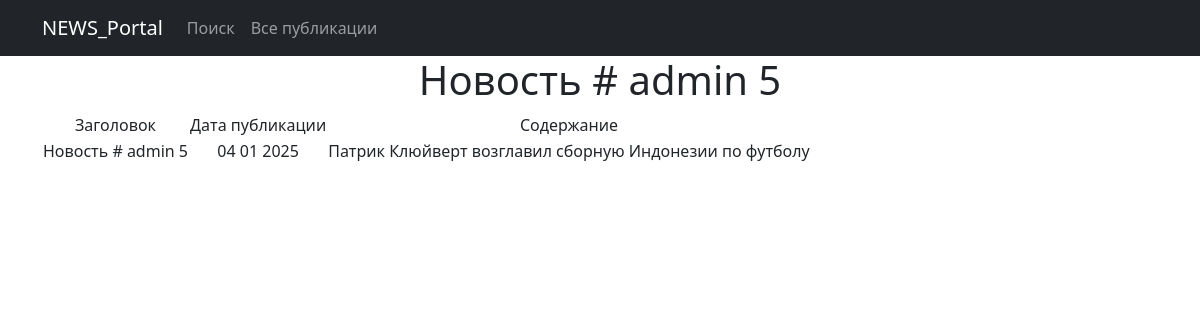
/post/33/, run on an earlier commit of the app's database.
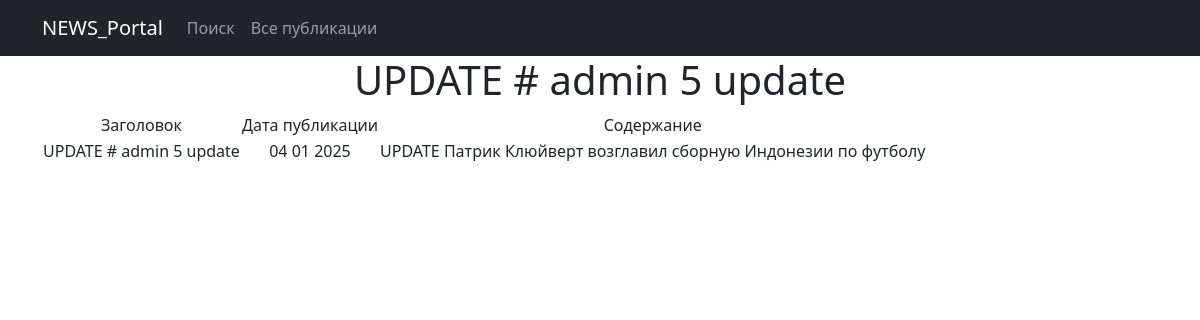
And on a later commit of the database.
### new_portal/models.py (models this page shows, shortened)
class Post(models.Model):
    author = models.ForeignKey(Author, on_delete=models.CASCADE)  # 'связь один ко многим' с моделью Author
    choice_type = models.CharField(max_length=2, choices=POST_TYPE_CHOICES, default='AR')  # Выбор типа сообщения
    time_in = models.DateTimeField(auto_now_add=True)  # автоматическое добавление даты и времени при создании поста
    categories = models.ManyToManyField(Category, through='PostCategory')  # 'связь многие ко многим' через PostCategory
    title = models.CharField(max_length=128)
    content = models.TextField()
    rating = models.IntegerField(default=0)

### new_portal/views.py (the view)
# urls.py: path('<int:pk>/', PostDetail.as_view(), name='post_detail'),
class PostDetail(DetailView):
    model = Post
    template_name = 'post_id.html'
    context_object_name = 'post_id'  # имя для обращения в шаблоне

### new_portal/templatetags/censor_filters.py (called while the page is built)
@register.filter()  # декоратор, регистрирует функцию как фильтр (для применения его в шаблонах)
def censor(text):
    for el in BAD_WORDS:  # перебор списка слов и замена на *, при совпадении
        pattern = re.compile(r'\b{}\b'.format(el), re.IGNORECASE)
        censored_word = el[0] + '*' * (len(el) - 1)
        text = re.sub(pattern, censored_word, text)
    return text

### new_portal/templates/post_id.html (shortened to what this page needs)
{% extends 'flatpages/default.html' %}
{% load censor_filters %}
{% block content %}
<h1>{{ post_id.title }}</h1>
{% if post_id %}
        <table>
            <tr>
                <td>Заголовок</td>
                <td>Дата публикации</td>
                <td>Содержание</td>
            </tr>
            <tr>
                <td>{{ post_id.title|censor }}</td>
                <td>{{ post_id.time_in|date:'d m Y' }}</td>
                <td>{{ post_id.content|censor}}</td>
            </tr>
        </table>
    {% endif %}
{% endblock content %}

### templates/flatpages/default.html (shortened to what this page needs)
<!DOCTYPE html>
<html lang="en">
    <head>
        {% load static %}
        <link href="{% static 'css/styles.css' %}" rel="stylesheet" />
    </head>
    <body>
        <nav class="navbar navbar-expand-lg navbar-dark bg-dark static-top">
            <div class="container">
                <a class="navbar-brand" href="#">NEWS_Portal</a>
                <div class="collapse navbar-collapse" id="navbarResponsive">
                    <ul class="navbar-nav ml-auto">
                        <li class="nav-item active">
                            <a class="nav-link" href="search/">Поиск</a>
                        </li>
                        <li class="nav-item">
                            <a class="nav-link" href="/post/">Все публикации</a>
                        </li>
                    </ul>
                </div>
            </div>
        </nav>
        <div class="container">
            <div class="row">
                <div class="col-lg-12 text-center">
                    {% block content %}{% endblock content %}
                </div>
            </div>
        </div>
    </body>
</html>

What changed in the data, as far as the page shows it:
changed Post: title "Новость # admin 5" → "UPDATE # admin 5 update"; title|censor "Новость # admin 5" → "UPDATE # admin 5 update"; content|censor "Патрик Клюйверт возглавил сборную Индонезии по футболу" → "UPDATE Патрик Клюйверт возглавил сборную Индонезии по футболу"
